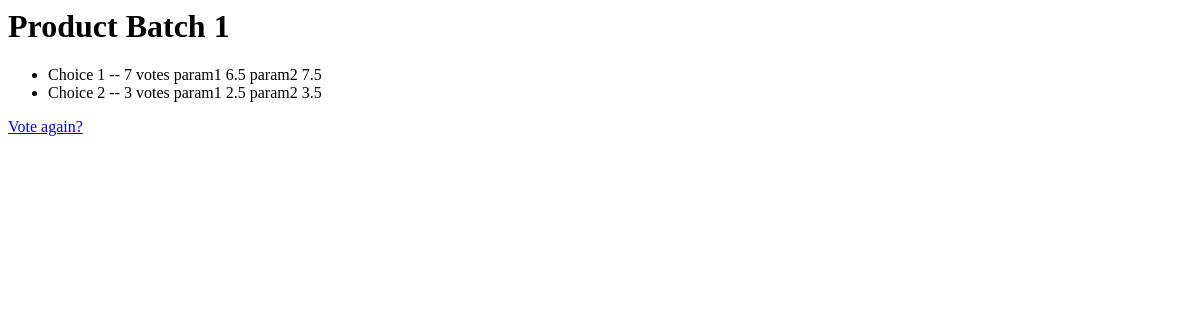
/polls/1/results/, run on an earlier commit of the app's database.
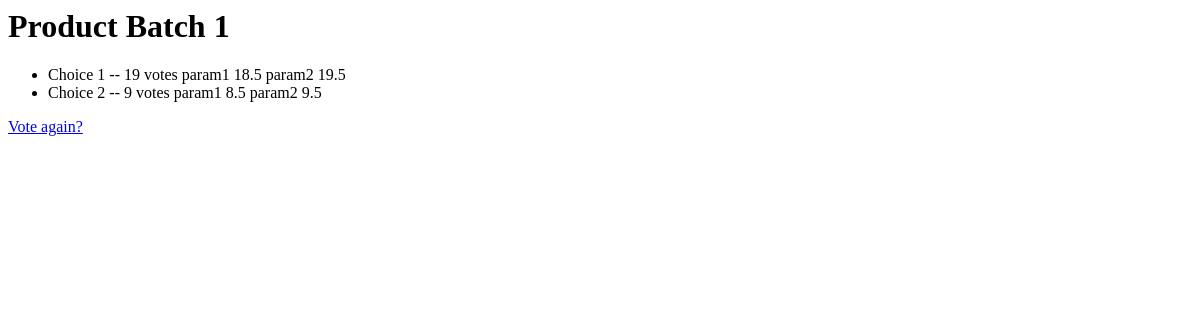
And on a later commit of the database.
### polls/models.py (models this page shows, shortened)
class Question(models.Model):
    question_text = models.CharField(max_length=200)
    pub_date = models.DateTimeField('date published')
    def was_published_recently(self):
        now = timezone.now()
        return now - datetime.timedelta(days=1) <= self.pub_date <= now
    was_published_recently.admin_order_field = 'pub_date'
    was_published_recently.boolean = True
    was_published_recently.short_description = 'Published recently?'

class Choice(models.Model):
    question = models.ForeignKey(Question, on_delete=models.CASCADE)
    choice_text = models.CharField(max_length=200)
    votes = models.IntegerField(default=0)
    param1 = models.FloatField(default=0.0)
    param2 = models.FloatField(default=0.0)

### polls/views.py (the view)
# urls.py: path('<int:pk>/results/', views.ResultsView.as_view(), name='results'),
class ResultsView(generic.DetailView):
    model = Question
    template_name = 'polls/results.html'

### polls/templates/polls/results.html
<h1>{{ question.question_text }}</h1>
<ul>
{% for choice in question.choice_set.all %}
    <li>{{ choice.choice_text }} -- {{ choice.votes }} vote{{ choice.votes|pluralize }} param1 {{ choice.param1 }} param2 {{ choice.param2 }}</li>
{% endfor %}
</ul>
<a href="{% url 'polls:detail' question.id %}">Vote again?</a>

What changed in the data, as far as the page shows it:
changed Choice "Choice 1": votes "7" → "19"; param1 "6.5" → "18.5"; param2 "7.5" → "19.5"
changed Choice "Choice 2": votes "3" → "9"; param1 "2.5" → "8.5"; param2 "3.5" → "9.5"
